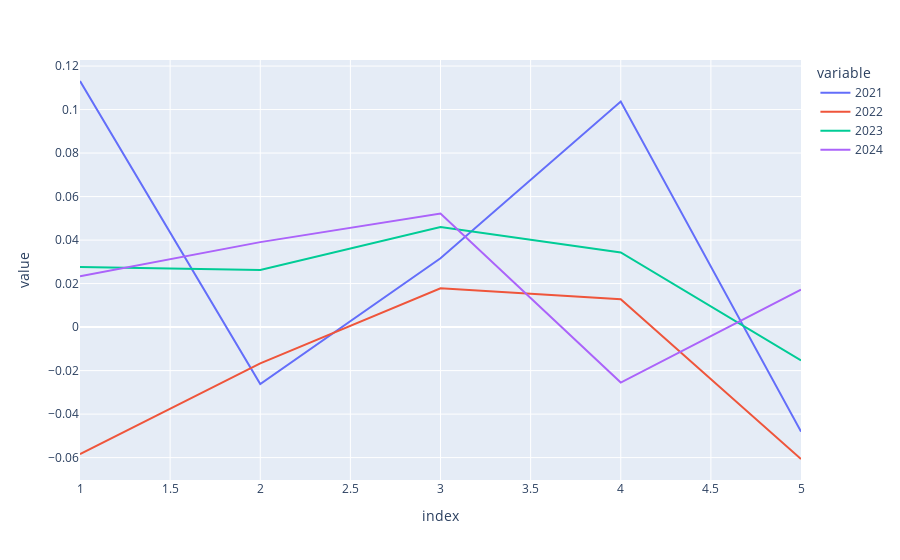

The notebook cell saved with this chart:
### Code cell
px.line(return_seasonality(data))

### Figure 1 — Plotly figure (JSON) as saved in the notebook; plotly's stock layout.template omitted (floating-point values rounded to 4 significant figures)
{"data": [{"hovertemplate": "variable=2021<br>index=%{x}<br>value=%{y}<extra></extra>", "legendgroup": "2021", "line": {"color": "#636efa", "dash": "solid"}, "marker": {"symbol": "circle"}, "mode": "lines", "name": "2021", "orientation": "v", "showlegend": true, "type": "scatter", "x": [1, 2, 3, 4, 5], "xaxis": "x", "y": [0.1131, -0.02618, 0.03161, 0.1037, -0.04806], "yaxis": "y"}, {"hovertemplate": "variable=2022<br>index=%{x}<br>value=%{y}<extra></extra>", "legendgroup": "2022", "line": {"color": "#EF553B", "dash": "solid"}, "marker": {"symbol": "circle"}, "mode": "lines", "name": "2022", "orientation": "v", "showlegend": true, "type": "scatter", "x": [1, 2, 3, 4, 5], "xaxis": "x", "y": [-0.05844, -0.0167, 0.0178, 0.01285, -0.06064], "yaxis": "y"}, {"hovertemplate": "variable=2023<br>index=%{x}<br>value=%{y}<extra></extra>", "legendgroup": "2023", "line": {"color": "#00cc96", "dash": "solid"}, "marker": {"symbol": "circle"}, "mode": "lines", "name": "2023", "orientation": "v", "showlegend": true, "type": "scatter", "x": [1, 2, 3, 4, 5], "xaxis": "x", "y": [0.02759, 0.0262, 0.04605, 0.03433, -0.01533], "yaxis": "y"}, {"hovertemplate": "variable=2024<br>index=%{x}<br>value=%{y}<extra></extra>", "legendgroup": "2024", "line": {"color": "#ab63fa", "dash": "solid"}, "marker": {"symbol": "circle"}, "mode": "lines", "name": "2024", "orientation": "v", "showlegend": true, "type": "scatter", "x": [1, 2, 3, 4, 5], "xaxis": "x", "y": [0.02339, 0.03906, 0.05223, -0.02551, 0.01717], "yaxis": "y"}], "layout": {"autosize": true, "legend": {"title": {"text": "variable"}, "tracegroupgap": 0}, "margin": {"t": 60}, "xaxis": {"anchor": "y", "autorange": true, "domain": [0, 1], "range": [1, 5], "title": {"text": "index"}, "type": "linear"}, "yaxis": {"anchor": "x", "autorange": true, "domain": [0, 1], "range": [-0.07029, 0.1228], "title": {"text": "value"}, "type": "linear"}}}
